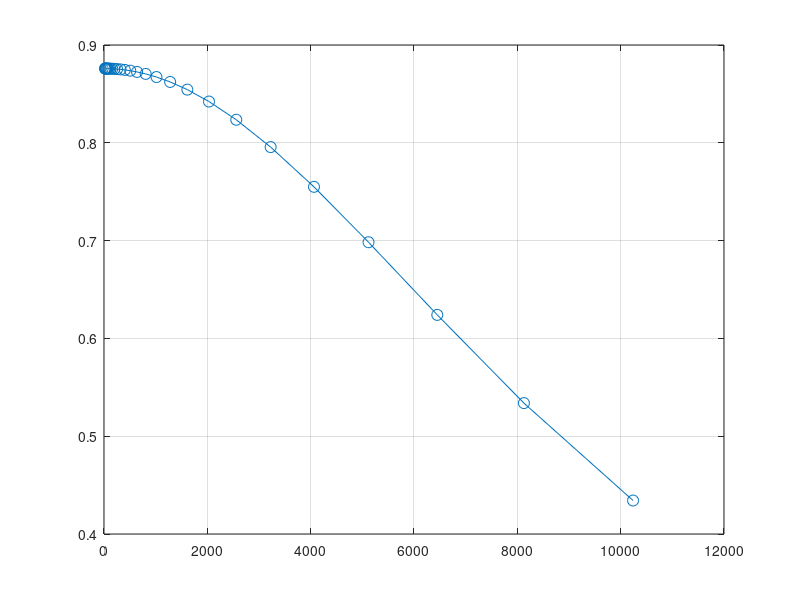

The MATLAB source for this figure: (Note: this script raises an error after producing the figure.)
clear ;
clc;

% =========================
%     Octave Frequency
% =========================

nf=28;                             
f=ones(nf,1);
f(1)=20;                            
for i=2:nf
f(i)=f(i-1).*(2.^(1/3));             
end
f_signal = f;
f=f';
f_lr=f.*(2.^(-1/6));
f_up=f.*(2.^(1/6));
delta_f=f_up-f_lr;

alpha = 0;                             
M = 0.7; 
T_infty = 253.72544;
u_infty = M*sqrt(1.4*287*T_infty);                     % 264.43           % As per the simulation data
rho_infty = 0.503358164;              
nu = 0.00003214958791;
q = 0.5*rho_infty*u_infty^2;
F = 1 + 0.13*M^2;

%% 

disp("Flow regions that can be solved")
disp("  ")

disp(" 1 --> for Attached flow region ")

disp(" ")


disp(" ");

% -----------------------------------------------------------------
%                      Attached Region
% -----------------------------------------------------------------

xs =1.5;
Rexs = (u_infty*xs)/nu;
delta_star_a = (0.0371/(Rexs)^(0.2)*((9/7 + 0.475*M^2)/(1 + 0.13*M^2)^0.64))*xs;
omega_a = (2*pi*f*delta_star_a)/u_infty;


C_a = [1;2;3;4;9];
factor = C_a;

Prms_q_a = 0.010/F;                                                    
P1 = Prms_q_a;

markers = {'o', 's', '^', 'd', 'x', '*'};
colors = lines(length(factor));

figure("Name","PSD1")
% =================================================
%  Power Spectral Density for Expansion Corner
% =================================================
for idx = 1:5
    G(idx,:) = (4*(P1)^2*factor(idx)*(F^(1.433)./(1 + factor(idx)^2*F^(2.867).*omega_a.^2)))*(q^2*delta_star_a/u_infty);
    figure(1)
    %plot(f,G(idx,:),"Color","b","LineWidth",0.7,"Marker","o");
    plot(f, G(idx,:), ...
        'Color', colors(idx,:), ...
        'LineWidth', 0.7, ...
        'Marker', markers{idx}, ...
        'MarkerSize', 8, ...
        'DisplayName', sprintf('Factor = %d', factor(idx)));
    hold on
    grid on
    ax = gca;
    ax.XMinorGrid = "on";
    ax.YMinorGrid = "on";
    ax.XMinorTick = "on";
    ax.YMinorTick = "on";
    ax.TickLength = [0.02 0.01];  % [major minor]
    xlabel("Frequency (in Hz)")
    ylabel("(PSD)")
    title(" Attached flow region")
    legend("C = 1(actual)","C = 2","C = 3","C = 4","C = 9")
    pbaspect([1,1,1]);
    xlim([-1000 12000]);
end


figure("Name","SPL1")
for jdx = 1:5
    PSD = G'; 
    p_ref = 20e-6;                       % Reference sound pressure level (20 µPa)
    del = delta_f';
    P = PSD.*del;
    SPL(:,jdx) = 10 * log10(P(:,jdx) / p_ref^2);
    OASPL(:,jdx) = 10 * log10(sum(10.^(SPL(:,jdx)./10)))
    semilogx(f,SPL(:,jdx),'Color', colors(jdx,:), ...
        'LineWidth', 0.7, ...
        'Marker', markers{jdx}, ...
        'MarkerSize', 8, ...
        'DisplayName', sprintf('Factor = %d', factor(jdx)))
    hold on
    grid on
    ax = gca;
    ax.XMinorGrid = "on";
    ax.YMinorGrid = "on";
    ax.XMinorTick = "on";
    ax.YMinorTick = "on";
    ax.TickLength = [0.02 0.01];  % [major minor]
    xlabel("Frequency (in Hz)")
    ylabel("SPL (in dB)")
    legend("C = 1(actual)","C = 2","C = 3","C = 4","C = 9","location","northwest")
    title(" Attached flow region")  
end

figure("Name","OASPL1")

plot(OASPL,factor,"Marker","o","MarkerFaceColor","r")
grid on
xlabel("OASPL (in dB)")
ylabel("Frequency (in Hz)")
title("Attached flow region")
%% 


delta_star_a = (0.0033:0.001:0.0083)';

C_a = 9;
factor = C_a;

Prms_q_a = 0.010/F;                                                    
P1 = Prms_q_a;

markers = {'o', 's', '^', 'd', 'x', '*'};
colors = lines(length(delta_star_a));

figure("Name","PSD2")
% =================================================
%  Power Spectral Density for Expansion Corner
% =================================================
for idx = 1:6
    omega_a(idx,:) = (2*pi*f*delta_star_a(idx))/u_infty;
    G(idx,:) = (4*(P1)^2*factor*(F^(1.433)./(1 + factor^2*F^(2.867).*omega_a(idx,:).^2)))*(q^2*delta_star_a(idx)/u_infty);
    figure(1)
    plot(f, G(idx,:), ...
        'Color', colors(idx,:), ...
        'LineWidth', 0.7, ...
        'Marker', markers{idx}, ...
        'MarkerSize', 8, ...
        'DisplayName', sprintf('delta_star = %d', delta_star_a(idx)));
    hold on
    grid on
    ax = gca;
    ax.XMinorGrid = "on";
    ax.YMinorGrid = "on";
    ax.XMinorTick = "on";
    ax.YMinorTick = "on";
    ax.TickLength = [0.02 0.01];  % [major minor]
    xlabel("Frequency (in Hz)")
    ylabel("(PSD)")
    title(" Attached flow region")
    legend("delta = 0.0033(actual)","delta = 0.0043","delta = 0.0053","delta = 0.0063","delta = 0.0073","delta = 0.0083")
    pbaspect([1,1,1]);
    xlim([-1000 12000]);
end


figure("Name","SPL2")
for jdx = 1:6
    PSD = G'; 
    p_ref = 20e-6;                       % Reference sound pressure level (20 µPa)
    del = delta_f';
    P = PSD.*del;
    SPL(:,jdx) = 10 * log10(P(:,jdx) / p_ref^2);
    OASPL(:,jdx) = 10 * log10(sum(10.^(SPL(:,jdx)./10)))
    semilogx(f,SPL(:,jdx),'Color', colors(jdx,:), ...
        'LineWidth', 0.7, ...
        'Marker', markers{jdx}, ...
        'MarkerSize', 8, ...
        'DisplayName', sprintf('delta = %d', delta_star_a(jdx)))
    hold on
    grid on
    ax = gca;
    ax.XMinorGrid = "on";
    ax.YMinorGrid = "on";
    ax.XMinorTick = "on";
    ax.YMinorTick = "on";
    ax.TickLength = [0.02 0.01];  % [major minor]
    xlabel("Frequency (in Hz)")
    ylabel("SPL (in dB)")
    legend("delta = 0.0033(actual)","delta = 0.0043","delta = 0.0053","delta = 0.0063","delta = 0.0073","delta = 0.0083","location","northwest")
    title(" Attached flow region")  
end

figure("Name","OASPL2")

plot(OASPL,delta_star_a,"Marker","o","MarkerFaceColor","r")
grid on
xlabel("OASPL (in dB)")
ylabel("delta_star_a (in Hz)")
title("Attached flow region")

%% 
